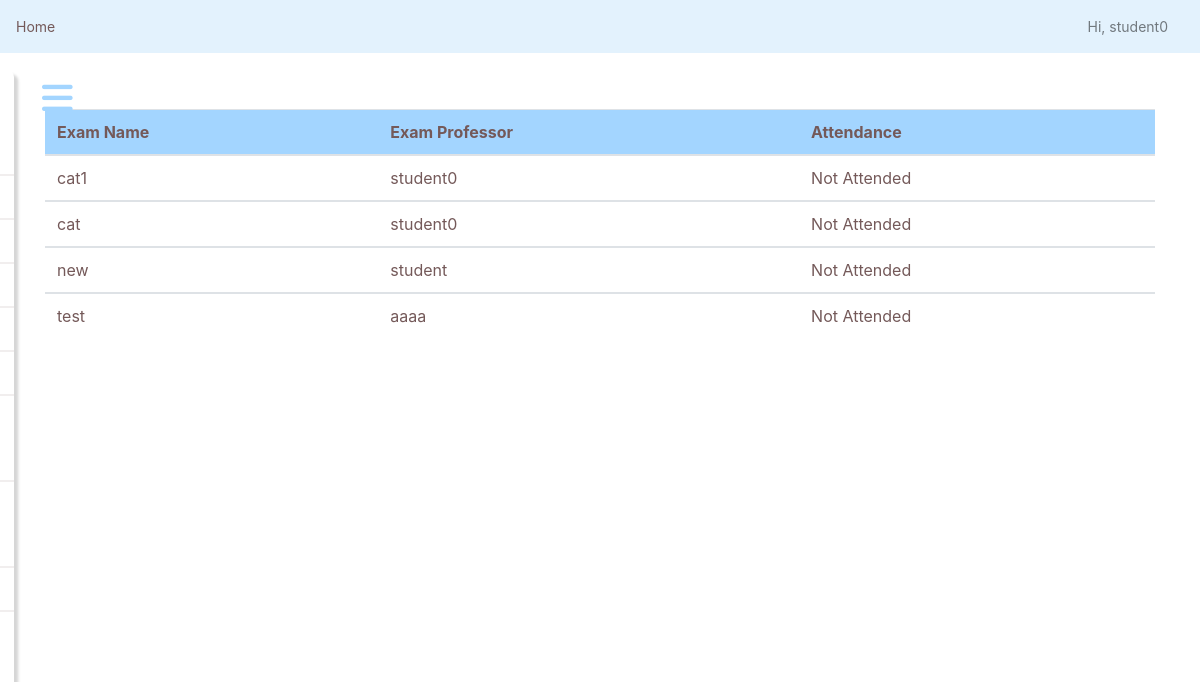
Screenshot of /exams/student/attendance/ (signed in) with the database file from the repository.
### questions/models.py (models this page shows, shortened)
class Exam_Model(models.Model):
    professor = models.ForeignKey(User, limit_choices_to={'groups__name': "Professor"}, on_delete=models.CASCADE)
    name = models.CharField(max_length=50)
    total_marks = models.IntegerField()
    question_paper = models.ForeignKey(Question_Paper, on_delete=models.CASCADE, related_name='exams')
    start_time = models.DateTimeField(default=datetime.now())
    end_time = models.DateTimeField(default=datetime.now())

### questions/views.py (the view)
# urls.py: path('student/attendance/',views.view_students_attendance,name="view_students_attendance")
@login_required(login_url='login')
def view_students_attendance(request):
    exams = Exam_Model.objects.all()
    list_of_completed = []
    list_un = []
    for exam in exams:
        if StuExam_DB.objects.filter(examname=exam.name ,student=request.user).exists():
            if StuExam_DB.objects.get(examname=exam.name,student=request.user).completed == 1:
                list_of_completed.append(exam)
        else:
            list_un.append(exam)
    return render(request,'exam/attendance.html',{
        'exams':list_un,
        'completed':list_of_completed
    })

### templates/exam/attendance.html (shortened to what this page needs)
{% extends 'base.html' %}
{% block body %}
    <div class="container">
        {% if exams %}
                <table class="table">
                    <thead class="thead" style="background-color: #a3d5ff;">
                        <tr>
                        <th scope="col">Exam Name</th>
                        <th scope="col">Exam Professor</th>
                        <th scope="col">Attendance</th>
                        </tr>
                    </thead>
                {% for exam in exams %}
                        <tbody>
                            <tr>
                            <td>{{exam.name}}</td>
                            <td>{{exam.professor}}</td>
                            <td>Not Attended</tr>
                        </tbody>
                {% endfor %}
                </table>
        {% endif %}
    </div>
{% endblock %}

### templates/base.html (shortened to what this page needs)
{% load static %}
<html lang="en">
<head>
     {% block css_block %}
    <link href="{% static 'css/bootstrap.min.css' %}" rel="stylesheet">
    <link href="{% static 'css/main.css' %}" rel="stylesheet">
    <link href="{% static 'css/dashboard.css' %}" rel="stylesheet">
     {% endblock %}
</head>
<body>
    <nav class="navbar navbar-light" style="background-color: #e3f2fd;">
      <a href="{% url 'index' %}" style="color:#745959" >Home</a>
      <ul class="navbar-nav px-3" style="display:flex;flex-direction:row;align-items:center">
        <li class="nav-item text-nowrap">
          <a class="nav-link" href="{% url 'email-student-pref' %}">Hi, {{request.user.username}}</a>
        </li>
      </ul>
    </nav>
    {% include 'partials/_sidebar.html' %}
      {% block body %}
      {% endblock %}
</body>
</html>

### examProject/static/css/dashboard.css (style rules this page uses)
body { font-size: .875rem; }

### templates/base.html (style rules this page uses)
* { color: #745959; }

### templates/partials/_sidebar.html (style rules this page uses)
* { margin: 0; padding: 0; list-style: none; text-decoration: none; }

### templates/exam/attendance.html (style rules this page uses)
* { color:#745959; }

### rows the page displays
Exam_Model: name "cat1", professor "student0"
Exam_Model: name "cat", professor "student0"
Exam_Model: name "new", professor "student"
Exam_Model: name "test", professor "aaaa"

### other values shown
{{ request.user.username }} "student0"
